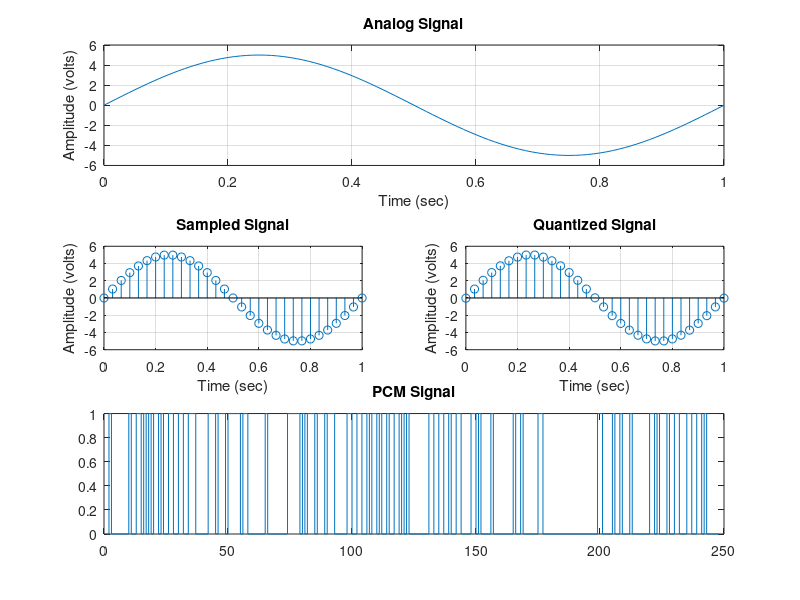

MATLAB code for this plot:
% Clear command window, workspace, and close all figures
clc;            
clear all;     
close all; 

% Define parameters for analog signal
A = 5;                 
f = 1;               
minTime = 0;     
maxTime = 1; 
theta = 0;  
samplePerTime = 100;    
t = minTime : 1/samplePerTime : maxTime;      

% Generate analog signal 
analogSignal = A*sin(2*pi*f*t + theta);   
subplot(3,2,[1,2]);              
plot(t , analogSignal);       
axis([minTime maxTime -A-1 A+1]); 
xlabel('Time (sec)');    
ylabel('Amplitude (volts)');   
title('Analog Signal');  
grid on;               

% Calculate the sampling rate and create time vector for discrete sampling
samplingRate = 30*f;             
sampleTime = minTime : 1/samplingRate : maxTime; 

% Sample the analog signal
sampledSignal = A*sin(2*pi*f*sampleTime + theta); 
subplot(3,2,3);                   
stem(sampleTime ,sampledSignal );    
axis([minTime maxTime -A-1 A+1]); 
xlabel('Time (sec)');        
ylabel('Amplitude (volts)');  
title('Sampled Signal');    
grid on;                 

% Applying Quantization
n = 8;           
L = 2^n; 
minV = -A; 
maxV = +A;   
delta = (maxV - minV)/L;             
partition = minV : delta : maxV;  
codebook = minV - (delta/2) : delta : maxV + (delta/2);  
[index,quants] = quantiz(sampledSignal,partition,codebook);

% ploting Quantized signal
subplot(3,2,4); 
stem(sampleTime ,quants );
axis([minTime maxTime -A-1 A+1]);
xlabel('Time (sec)');
ylabel('Amplitude (volts)');
title('Quantized Signal');
grid on; 

% Convert Quantization indices and Construck Codevector
codematrix = de2bi(index,'left-msb'); 
k = 1;                        
for i=1:1:length(index)    
    for j=1:1:n                 
        codevector(k)=codematrix(i,j); 
        k=k+1;    
    end
end

% Plot the codevector
subplot(3,2,[5,6]);  
stairs(codevector);  
title('PCM Signal'); 